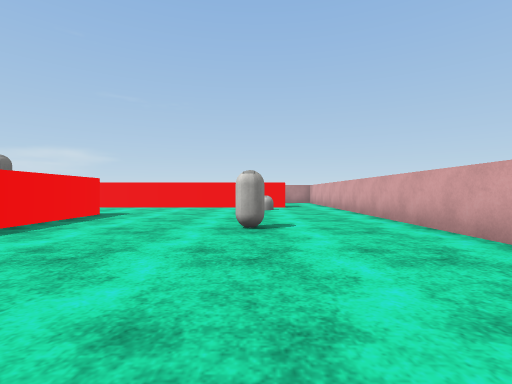
[1] (above)

18 first-person views from a walk through a 3-D level made in the Unity game engine. The camera is 0.62 m above the floor, looks level and sees 85° across. The floor is counted in squares, 1 m on a side. Each view is taken from the middle of a square. On the plan, view 1 faces up. The plan holds only what a view shows up to about 9 squares ahead; the rest is blank. The player character is not drawn. Surface patterns are stand-ins for the level's own textures.

[2]
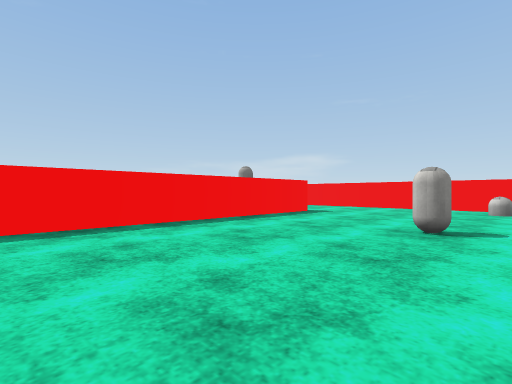

[3]
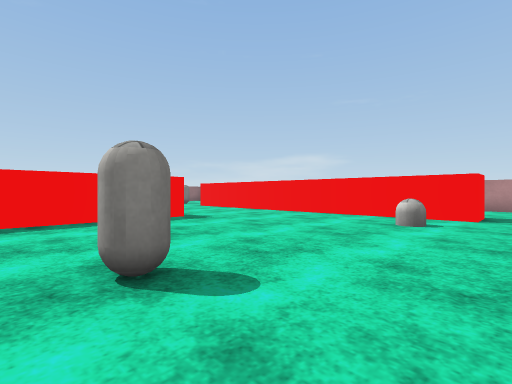

[4]
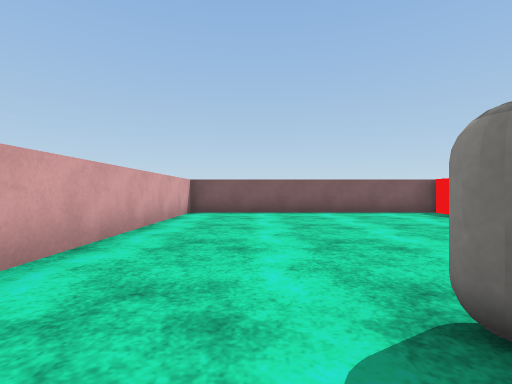

[5]
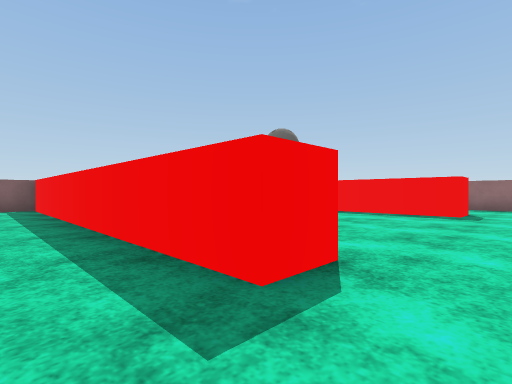

[6]
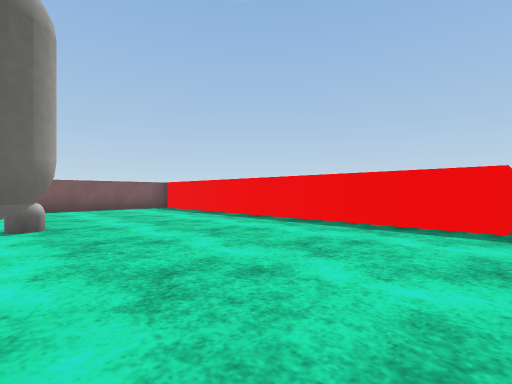

[7]
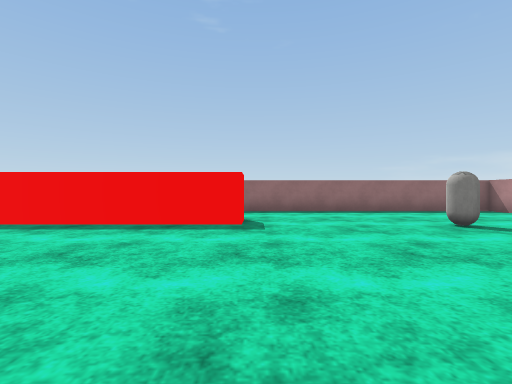

[8]
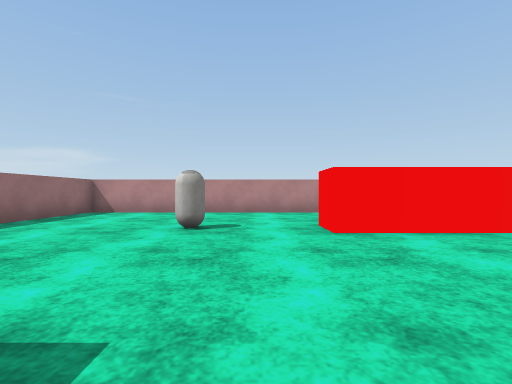

[9]
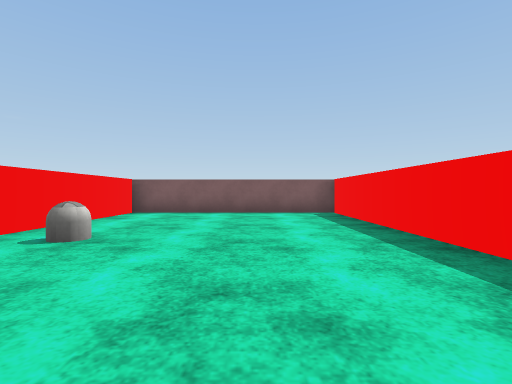

[10]
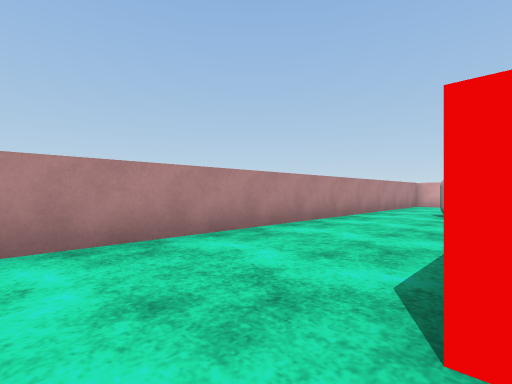

[11]
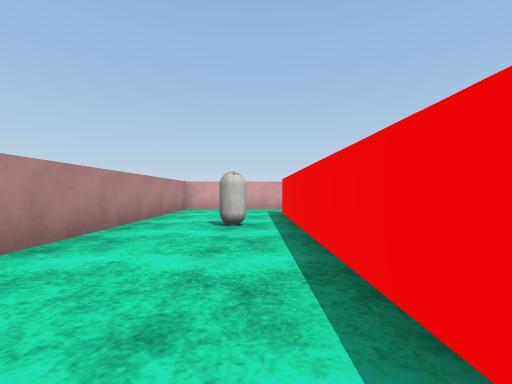

[12]
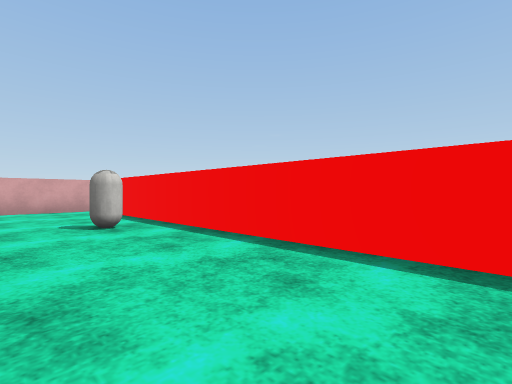

[13]
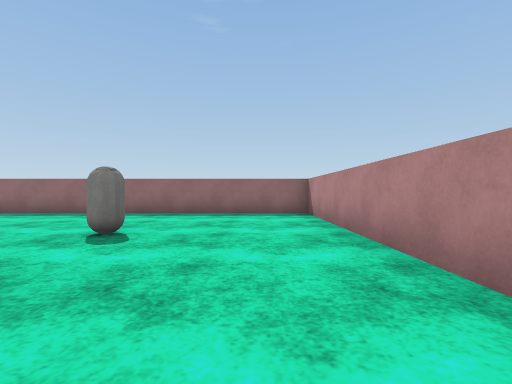

[14]
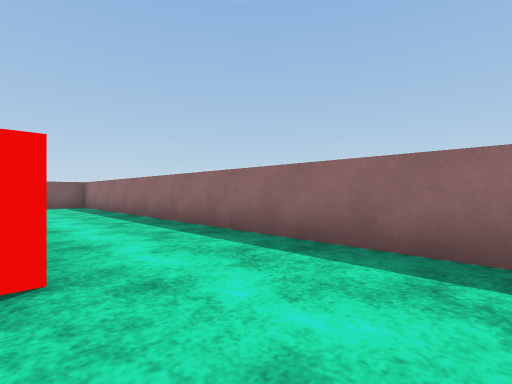

[15]
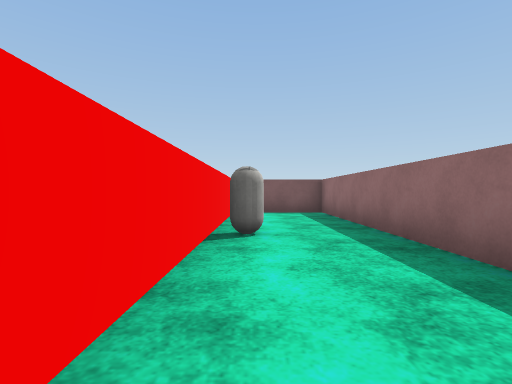

[16]
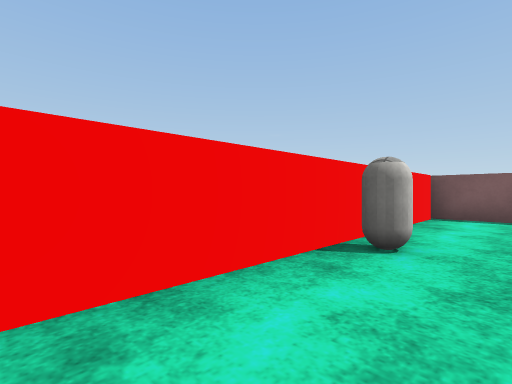

[17]
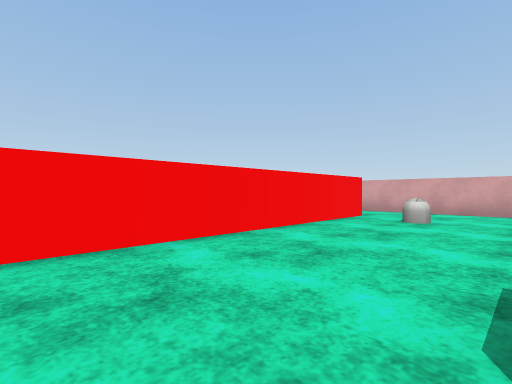

[18]
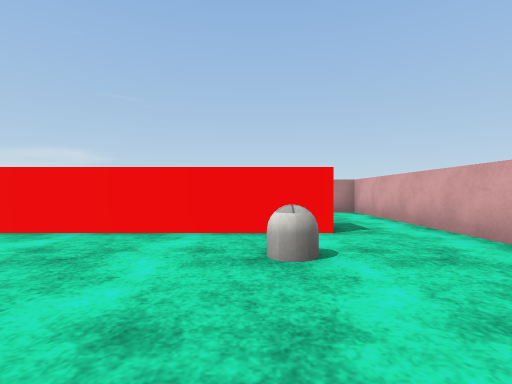

### Floor plan
Points are (right, up) in squares from view 1. A wall is a line through its corners. A room is listed if a view was taken in it or the views show most of it. See-through windows are left out.
Room 1 (views 1, 2, 3, 4, 5, 6, 7, 8, 9, 10, 11, 12, 13, 14, 15, 16, 17, 18)
walls: (-5.4, 7.7) (-4.3, 7.7) (-4.3, -2.4); (-7, 12.2) (1.2, 12.2) (1.2, 11.2) (-8.8, 11.2) (-8.8, 12.2); (-12.4, 7.7) (-11.3, 7.7) (-11.3, -2.2); (-5.3, -2.2) (-5.3, 2); (-12.3, -2.2) (-12.3, 5.4); (-15, -2.5) (3, -2.5) (3, 15.5) (-15, 15.5) (-15, -2.5)
objects: capsule (-13, 2); capsule (-11, 12); capsule (-7, 2); capsule (-6, 6) to (-6, 7); capsule (-2, 13); capsule (0, 5); capsule (0, 10)

Where each view was taken, in squares from view 1:
view 1: 0 up, 0 right, facing up
view 2: 0 up, 1 right, facing up-left
view 3: 4 up, 2 right, facing up-left
view 4: 6 up, 1 right, facing down
view 5: 9 up, 3 left, facing down-left
view 6: 8 up, 6 left, facing down-left
view 7: 8 up, 6 left, facing left
view 8: 7 up, 10 left, facing up
view 9: 6 up, 9 left, facing down
view 10: 12 up, 10 left, facing up-right
view 11: 13 up, 7 left, facing right
view 12: 15 up, 7 left, facing down-right
view 13: 14 up, 7 left, facing left
view 14: 10 up, 12 left, facing down-left
view 15: 6 up, 13 left, facing down
view 16: 5 up, 14 left, facing down-right
view 17: 8 up, 6 left, facing up-right
view 18: 7 up, 0 right, facing up
